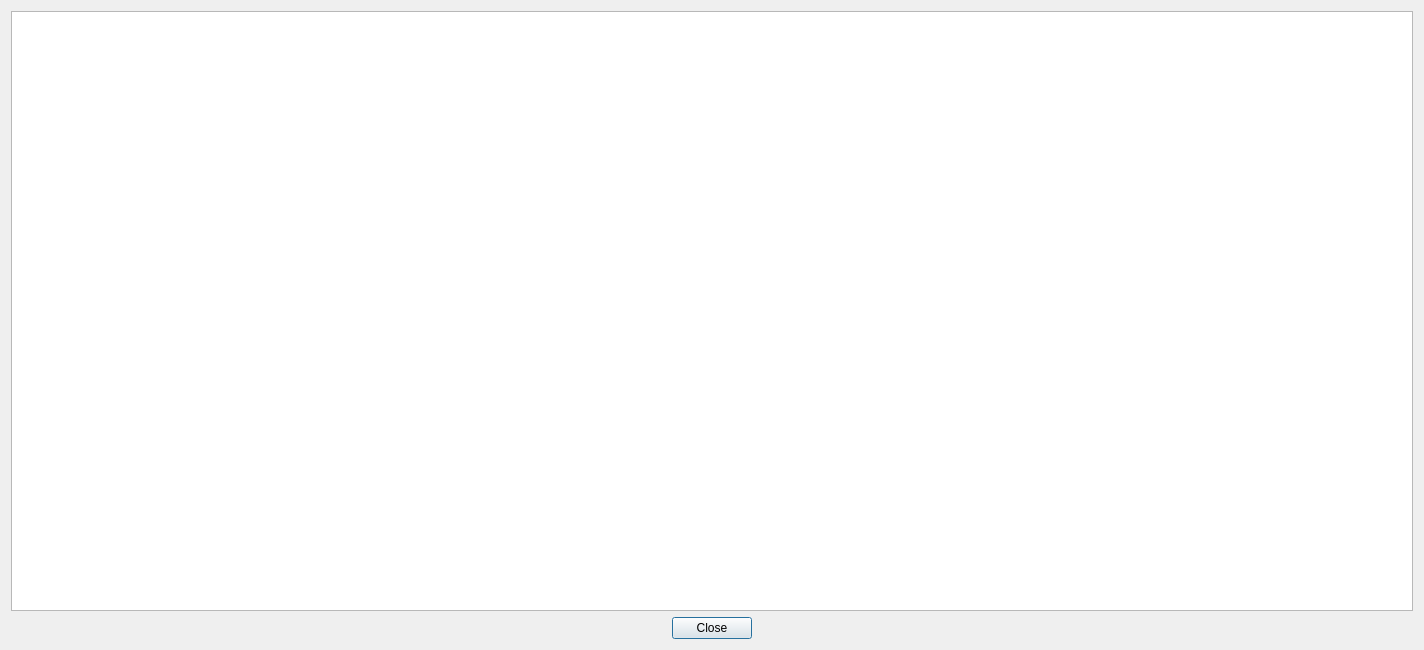
<?xml version="1.0" encoding="UTF-8"?>
<ui version="4.0">
 <class>EcoCondPlugin</class>
 <widget class="QDialog" name="EcoCondPlugin">
  <property name="geometry">
   <rect>
    <x>0</x>
    <y>0</y>
    <width>1424</width>
    <height>650</height>
   </rect>
  </property>
  <property name="sizePolicy">
   <sizepolicy hsizetype="Fixed" vsizetype="Fixed">
    <horstretch>0</horstretch>
    <verstretch>0</verstretch>
   </sizepolicy>
  </property>
  <property name="minimumSize">
   <size>
    <width>1424</width>
    <height>650</height>
   </size>
  </property>
  <property name="maximumSize">
   <size>
    <width>1424</width>
    <height>650</height>
   </size>
  </property>
  <property name="windowTitle">
   <string>Info</string>
  </property>
  <layout class="QVBoxLayout" name="verticalLayout">
   <item>
    <widget class="QTextBrowser" name="htmlInfoTab">
     <property name="sizePolicy">
      <sizepolicy hsizetype="Expanding" vsizetype="Expanding">
       <horstretch>100</horstretch>
       <verstretch>100</verstretch>
      </sizepolicy>
     </property>
     <property name="lineWidth">
      <number>0</number>
     </property>
     <property name="lineWrapColumnOrWidth">
      <number>2</number>
     </property>
    </widget>
   </item>
   <item>
    <widget class="QDialogButtonBox" name="buttonBox">
     <property name="standardButtons">
      <set>QDialogButtonBox::Close</set>
     </property>
     <property name="centerButtons">
      <bool>true</bool>
     </property>
    </widget>
   </item>
  </layout>
 </widget>
 <resources/>
 <connections/>
</ui>
